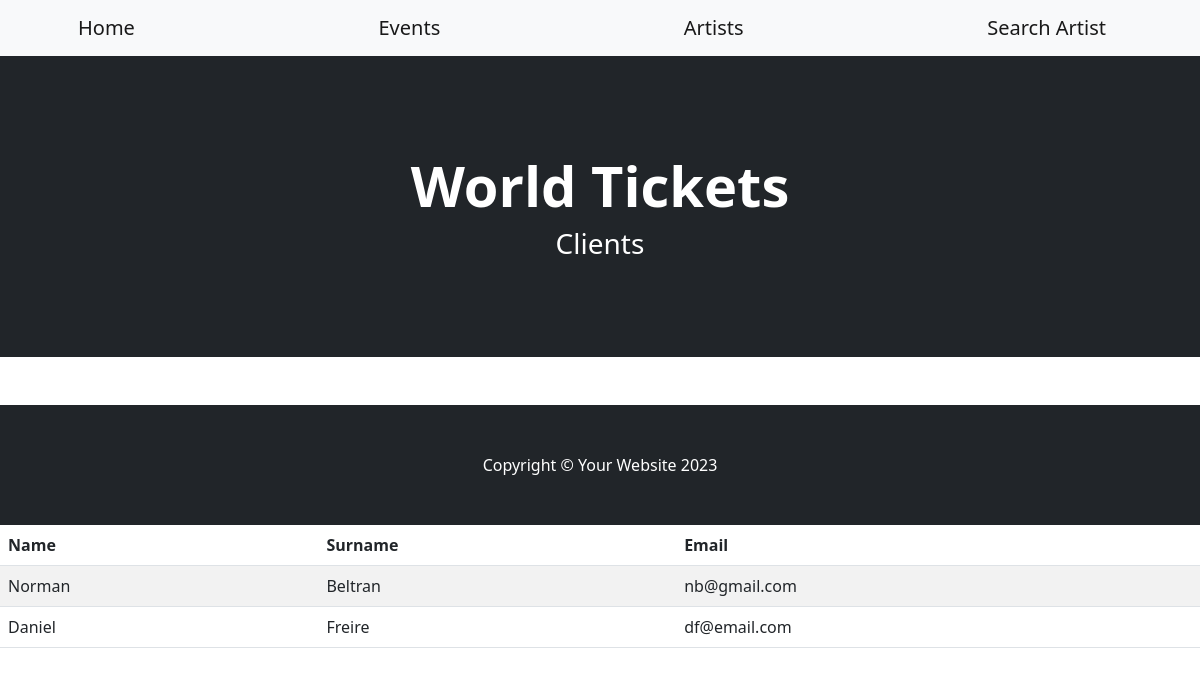
/clients/, run on the app's committed database.
### AppTickets/models.py (models this page shows, shortened)
class Client(models.Model):
    firstName = models.CharField(max_length=50)
    lastName = models.CharField(max_length=50)
    email = models.EmailField()
    class Meta:
        verbose_name = "Client"
        verbose_name_plural = "Clients"
        ordering = ['lastName']

### AppTickets/views.py (the view)
# urls.py: path('clients/', views.clients, name="clientes" ),
def clients(request):
    contexto = {'clientes': Client.objects.all()}
    return render(request, "AppTickets/clients.html", contexto)

### AppTickets/templates/AppTickets/clients.html
{% extends 'AppTickets/base.html' %}
{% load static %}
{% block title %}
    World Tickets
{% endblock title %}
{% block content %}
    <h3>Clients</h3>
{% endblock content %}
{% block mainProducts %}
<table class="table table-striped">
    <thead>
        <tr>
            <th>Name</th>
            <th>Surname</th>
            <th>Email</th>
        </tr>
    </thead>
    <tbody>
    {% for cli in clientes %}
        <tr>
            <td>{{ cli.firstName }}</td>
            <td>{{ cli.lastName }}</td>
            <td>{{ cli.email }}</td>
        </tr>
    {% endfor %}
    </tbody>
{% endblock mainProducts %}

### data on the page
Client: firstName "Norman", lastName "Beltran", email "nb@gmail.com"
Client: firstName "Daniel", lastName "Freire", email "df@email.com"
